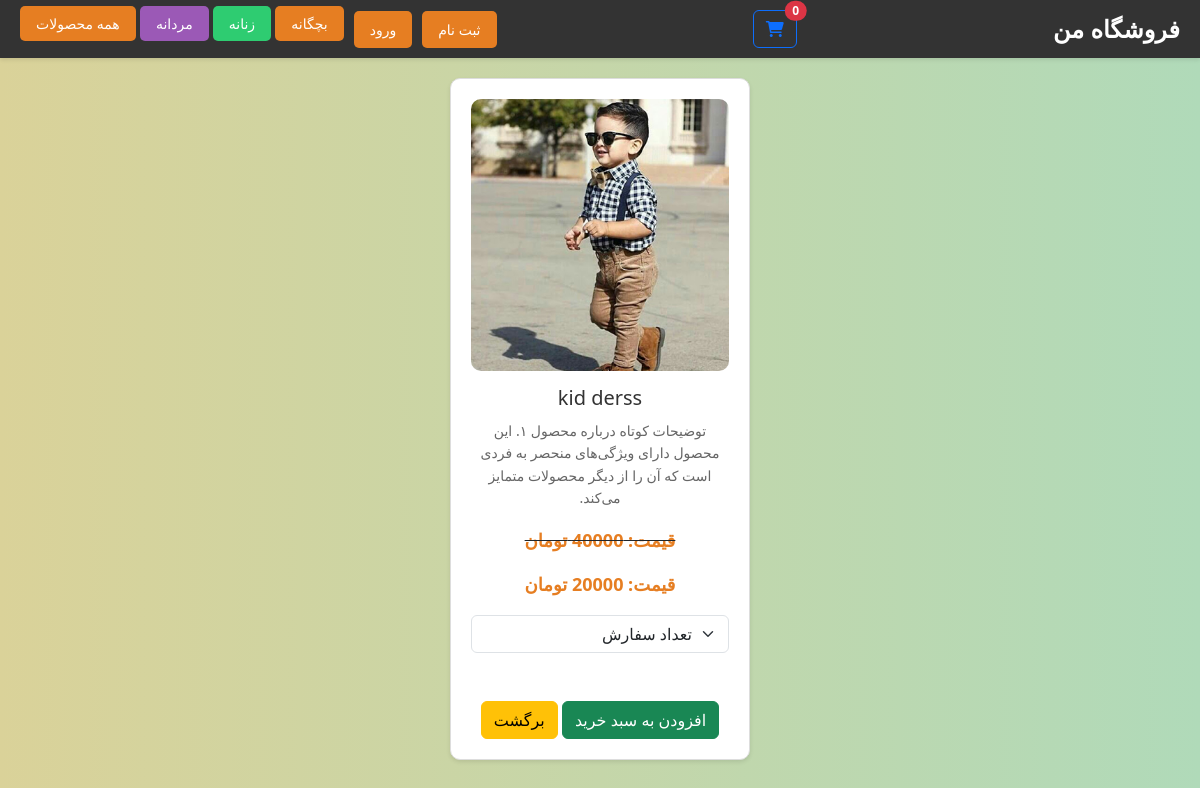
Page /product_detail/3 on the committed database.
### shop/models.py (models this page shows, shortened)
class Products(models.Model):
        product_name = models.CharField( max_length=50)
        category = models.ForeignKey(Category,on_delete=models.CASCADE,default=1)
        price = models.DecimalField( max_digits=100, decimal_places=0,default=0)
        product_image = models.ImageField(upload_to='uploads/products_iamge')
        product_name = models.CharField( max_length=50)
        is_sale = models.BooleanField(default=False)
        sale_price = models.DecimalField( max_digits=100, decimal_places=0,default=0)

### shop/views.py (the view)
# urls.py: path('product_detail/<int:pk>',shop_views.single_product,name='single_product'),
def single_product(request,pk):
       products_detail = Products.objects.get(id=pk)
       return render(request,'single_product.html',{'products_detail':products_detail})

### cart/cart.py (called while the page is built)
        def __len__(self):
                return len(self.cart)

### cart/context_processors.py (called while the page is built)
def cart (request):
        return {'cart':Cart(request)}

### shop/templates/single_product.html (shortened to what this page needs)
{% load static %}
<!DOCTYPE html>
<html lang="fa" dir="rtl">
<head>
        <link href="https://cdn.jsdelivr.net/npm/bootstrap@5.3.3/dist/css/bootstrap.min.css" rel="stylesheet">
            <link rel="stylesheet" href="https://cdnjs.cloudflare.com/ajax/libs/font-awesome/6.0.0/css/all.min.css">
</head>
<body>
    <header>
            <div class="logo">فروشگاه من</div>
                <a class="btn btn-outline-primary position-relative" href="{% url 'cart_summary' %}">
                <i class="fas fa-shopping-cart"></i>
                <span id="cart_quantity"  class="position-absolute top-0 start-100 translate-middle badge rounded-pill bg-danger">{{ cart|length }}</span>
            </a>
        <div class="buttons">
            {% if user.is_authenticated%}
            <a href="{% url 'logout_user' %}">خروج</a>
            <a href="{% url 'edit_profile' %}">تغییراطلاعات کاربری</a>
            {% else %}
            <a href="{% url 'signup_user' %}">ثبت نام</a>
            <a href="{% url 'login_user' %}">ورود</a>
            {% endif %}
             <div class="category-buttons">
        <a href="{% url 'products_category' 'kid' %}">بچگانه</a>
        <a href="{% url 'products_category' 'woman' %}">زنانه</a>
        <a href="{% url 'products_category' 'man' %}">مردانه</a>
        <a href="{% url 'home' %}">همه محصولات</a>
    </div>
        </div>
    </header>
    <div class="products">
        {% if products_detail.is_sale%}
            <div class="product">
                <img src="{{ products_detail.product_image.url }}" alt="محصول ۱">
                 <h2> {{ products_detail.product_name }} </h2>
                 <p>توضیحات کوتاه درباره محصول ۱. این محصول دارای ویژگی‌های منحصر به فردی است که آن را از دیگر محصولات متمایز می‌کند.</p>
                 <strike> <p class="price">قیمت: {{ products_detail.price }} تومان</p></strike>
                 <p class="price">قیمت: {{ products_detail.sale_price }} تومان</p>
                  <select class="form-select" aria-label="Default select example" id="qty-add">
                    <option selected>تعداد سفارش</option>
            </select>
            <br>
            <br>
                <button class="btn btn-success add-to-cart" data-product-id="{{ products_detail.id }}"> افزودن به سبد خرید</button>
                <a href="{% url 'home' %}"  class=" btn btn-warning">برگشت</a>
                <br>
            </div>
        {% endif %}
</body>
</html>

### shop/templates/single_product.html (style rules this page uses)
.products { display: flex; flex-wrap: wrap; justify-content: center; gap: 20px; padding: 20px; }
.product { background-color: #fff; border: 1px solid #ddd; border-radius: 10px; box-shadow: 0 2px 4px rgba(0, 0, 0, 0.1); width: 300px; padding: 20px; text-align: center; transition: transform 0.3s ease; }
.product img { max-width: 100%; height: auto; border-radius: 10px; }
.product h2 { font-size: 20px; margin: 15px 0 10px; color: #333; }
.product p { font-size: 14px; color: #666; line-height: 1.6; }
.product .price { font-size: 18px; color: #e67e22; font-weight: bold; margin-top: 10px; }
body { background: linear-gradient(to right, #dad299, #b0dab9); }
header { background-color: #333; color: #fff; padding: 10px 20px; display: flex; justify-content: space-between; align-items: center; box-shadow: 0 2px 4px rgba(0, 0, 0, 0.1); }
header .logo { font-size: 24px; font-weight: bold; }
header .buttons { display: flex; gap: 10px; }
header .buttons a { text-decoration: none; color: #fff; background-color: #e67e22; padding: 8px 16px; border-radius: 5px; font-size: 14px; transition: background-color 0.3s ease; }
.category-buttons a:nth-child(1) { background-color: #e67e22; }
.category-buttons a:nth-child(2) { background-color: #2ecc71; }
.category-buttons a:nth-child(3) { background-color: #9b59b6; }

### rows in the picture
Products: product_image (picture), product_name "kid derss", price "40000", sale_price "20000"

### other values in the picture
{{ cart|length }} "0"
